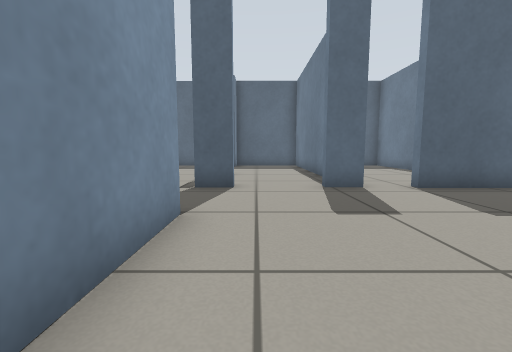
view 1 (above)

16 first-person views from a walk through a world built for the Gazebo simulator. The camera is 0.5 m above the floor, tilts 6° down and sees 90° across. The floor is counted in squares, 0.5 m on a side. Each view is taken from the middle of a square. On the plan, view 1 faces up. The plan holds only what a view shows up to about 11 squares ahead; the rest is blank. The place goes on beyond the plan.

view 2
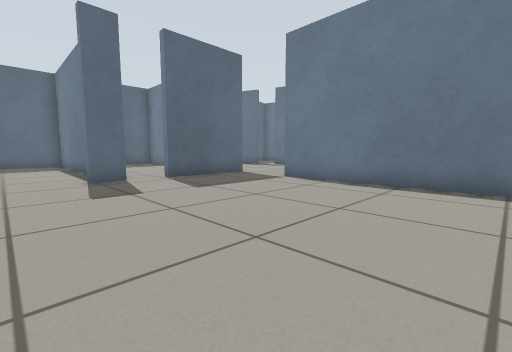

view 3
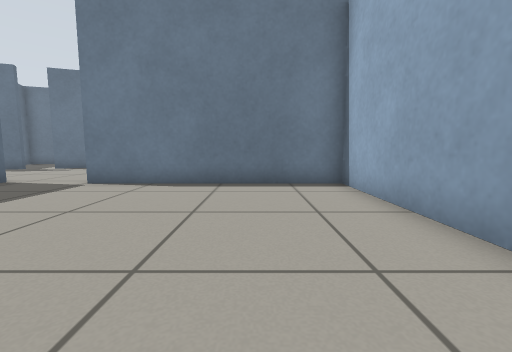

view 4
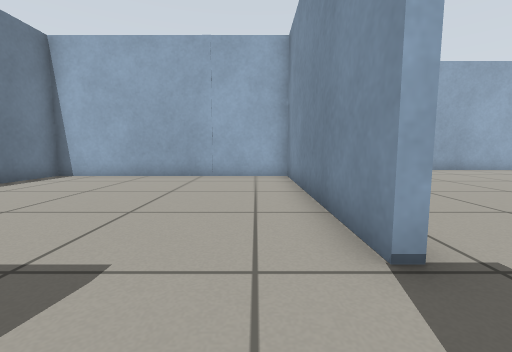

view 5
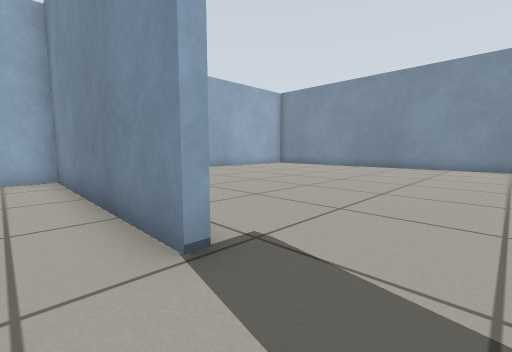

view 6
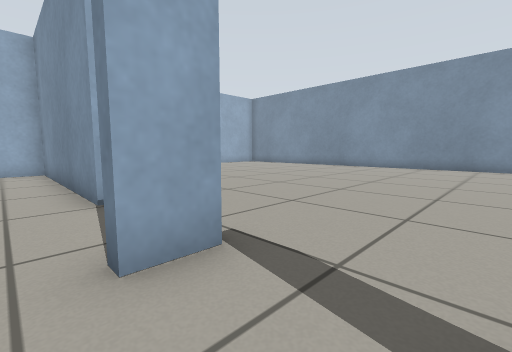

view 7
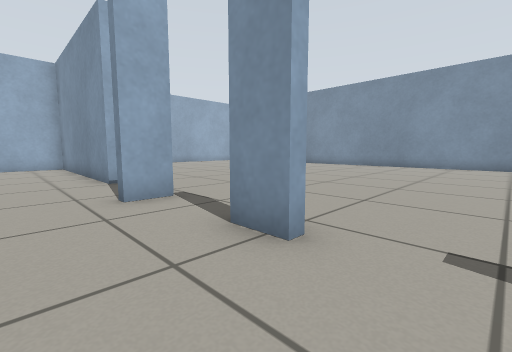

view 8
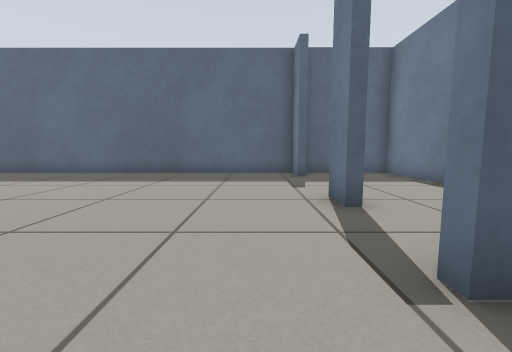

view 9
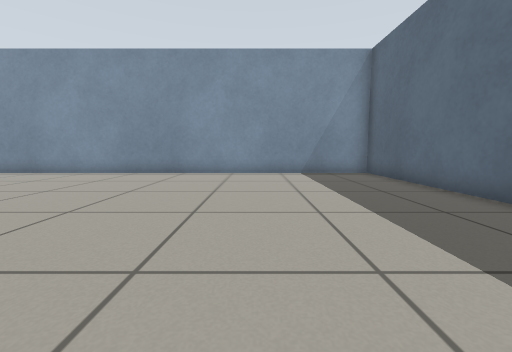

view 10
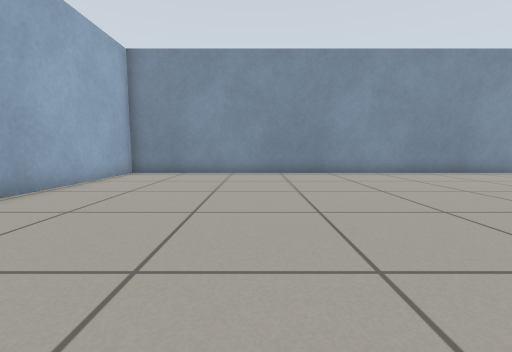

view 11
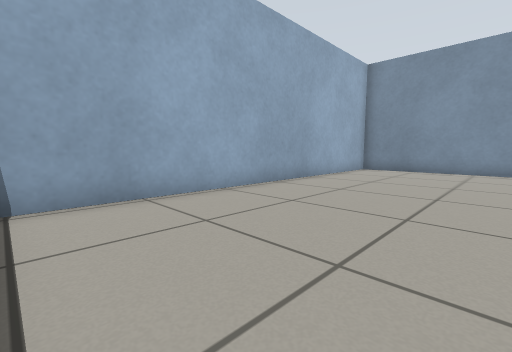

view 12
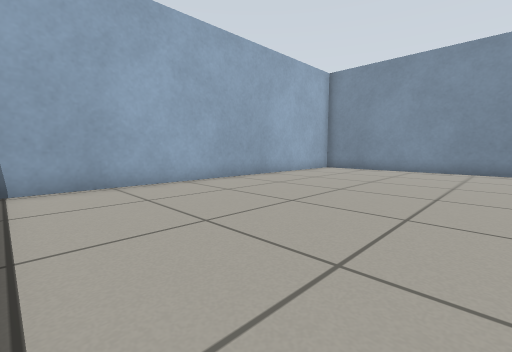

view 13
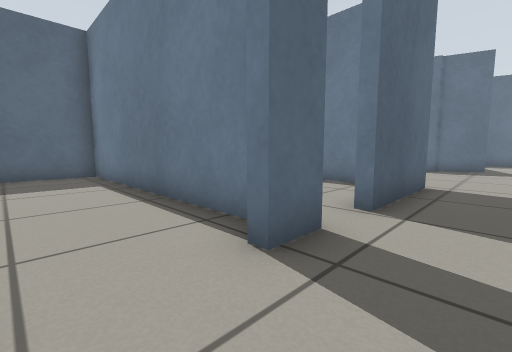

view 14
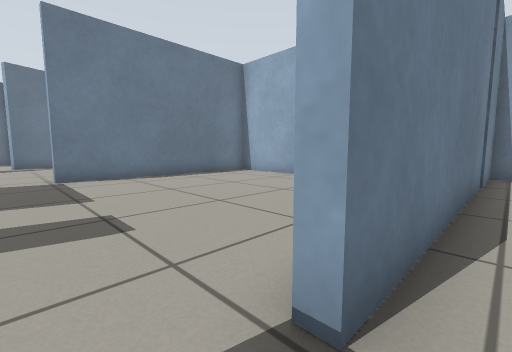

view 15
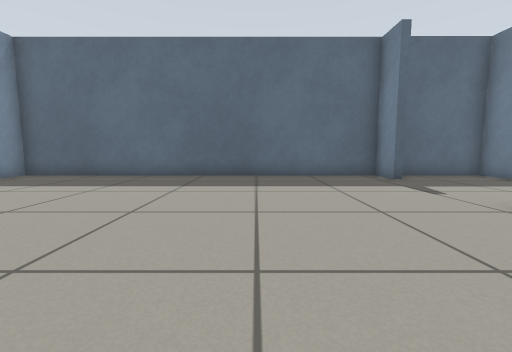

view 16
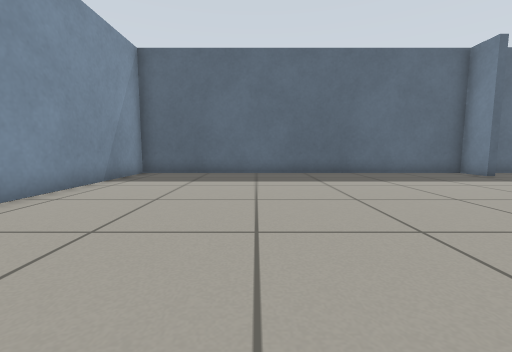

### Floor plan
Ten units are one square. View 1 is at (0, 0); x grows to the right and y downward. Boxes are objects, and circles mark ways between rooms. Rooms are numbered by the first view taken in them; rooms with no view inside come last. Other rooms are left out.
<svg viewBox="-152 -161 235 228">
<path fill="none" stroke="#000" d="M-12 -40 -12 35 74 35 74 -39 78 -39M29 -65 18 -65M78 -65 41 -65M-15 -69 -6 -69 -6 -65 -15 -65M-15 -92 -15 -104M-12 -104 -12 -92M24 -75 24 -156 -10 -156M-15 -144 -15 -156 -147 -156 -147 62 -15 62 -15 -39M-15 -65 -15 -69"/>
<circle cx="7" cy="-50" r="3" fill="#2a7"/>
<text x="30" y="-10">1</text>
<text x="-70" y="-60">2</text>
</svg>
Room 1 opens to room 2.

Where each view was taken, in squares from view 1:
view 1: 0 up, 0 right, facing up
view 2: 2 down, 0 right, facing up-right
view 3: 1 down, 0 right, facing right
view 4: 6 up, 0 right, facing down
view 5: 6 up, 0 right, facing down-left
view 6: 9 up, 0 right, facing down-left
view 7: 12 up, 1 right, facing down-left
view 8: 5 up, 3 left, facing up
view 9: 11 up, 4 left, facing left
view 10: 1 down, 4 left, facing left
view 11: 1 down, 2 left, facing down-left
view 12: 1 up, 2 left, facing down-left
view 13: 5 up, 0 right, facing up-right
view 14: 5 up, 2 left, facing down-right
view 15: 6 up, 6 left, facing up
view 16: 5 up, 10 left, facing up
